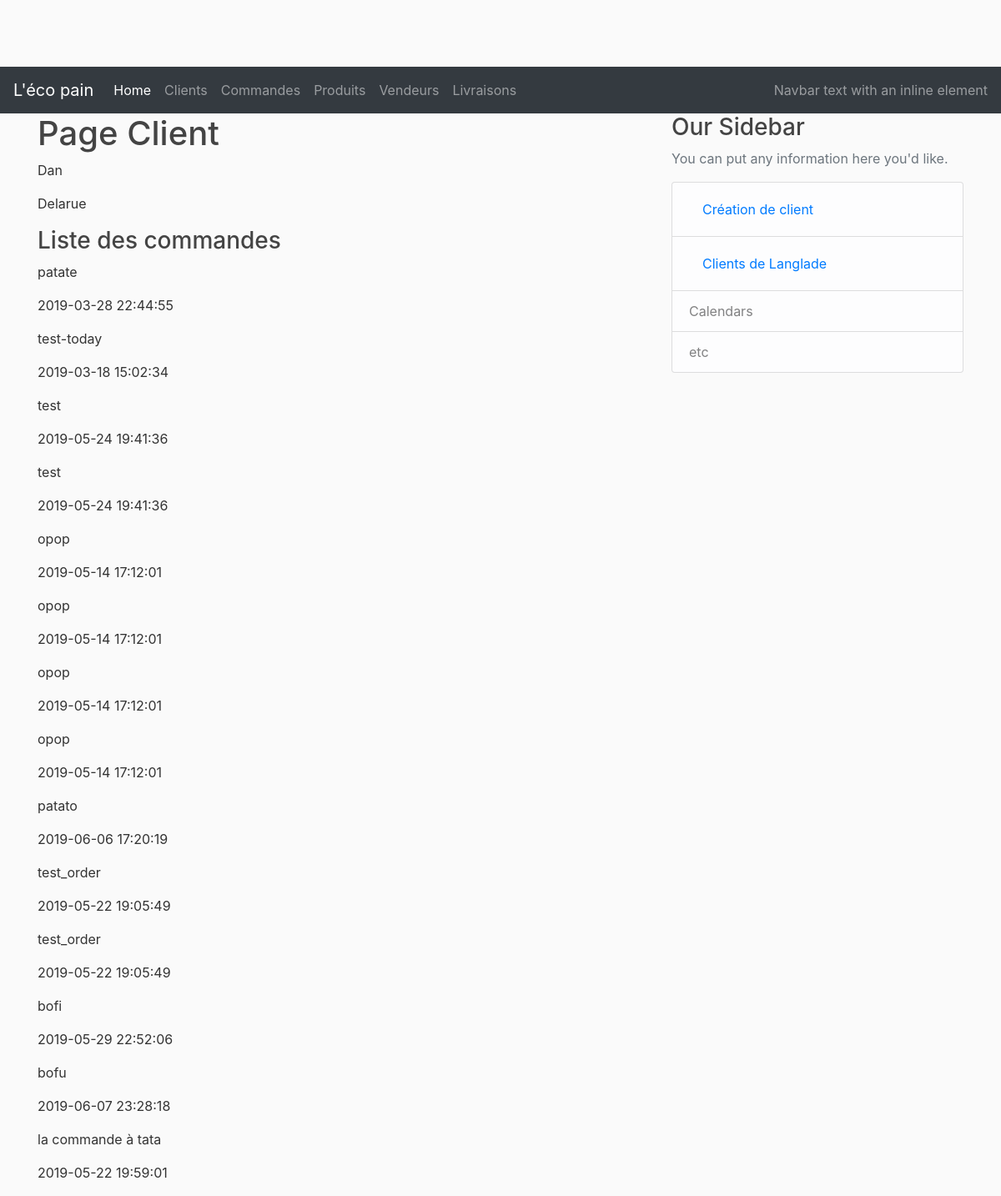
Before: /customers/5 with the older database file.
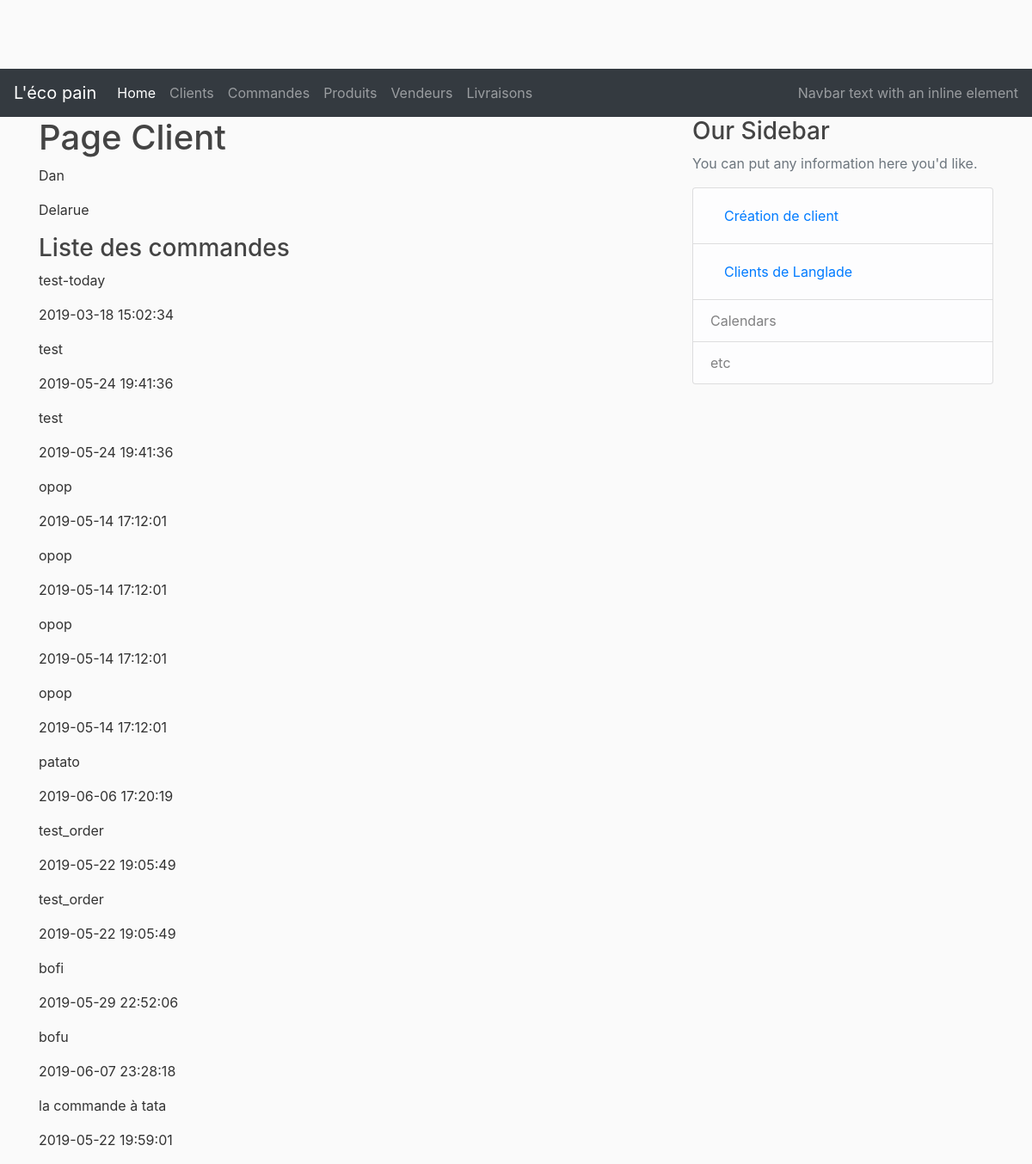
After: the same page with the newer database file.
### lecopain/dao/models.py (models this page shows, shortened)
class CustomerOrder(db.Model)   :
    __tablename__               = 'customer_orders'
    id                          = db.Column(db.Integer, primary_key                             = True)
    title                       = db.Column(db.String(50), nullable                             = False)
    created_at                  = db.Column(db.DateTime, nullable                               = False, default = datetime.utcnow)
    customer_id                 = db.Column(db.Integer, db.ForeignKey('customers.id'), nullable = False)
    status                      = db.Column(db.String(20), nullable                             = False)
    vendorOrders                = db.relationship('VendorOrder', backref = 'customerOrder', lazy = True)
    delivery                    = db.relationship('Delivery', uselist=False)
    delivery_dt                 = db.Column(db.DateTime)
    payement_status             = db.Column(db.String(20), nullable                             = False)

### lecopain/controllers/customer_controller.py (the view)
@customer_page.route("/customers/<int:customer_id>")
def customer(customer_id):
    customer = Customer.query.get_or_404(customer_id)
    return render_template('/customers/customer.html', customer=customer)

### lecopain/templates/customers/customer.html
{% extends "layout.html" %}
{% block content %}
    <h1>Page Client</h1>
    <div class="content-section">
        <p>{{customer.firstname}}</p>
        <p>{{customer.lastname}}</p>
    </div>
    <div>
        <h3>Liste des commandes</h3>
    </div>
    <div class="content-section">
        {% for order in customer.orders %}
            <p>{{order.title}}</p>
            <p>{{order.delivery_dt}}</p>
        {% endfor %}
    </div>
{% endblock %}
{% block right_menu %}
<div class="content-section">
    <h3>Our Sidebar</h3>
    <p class='text-muted'>You can put any information here you'd like.
        <ul class="list-group">
        <li class="list-group-item list-group-item-light">
                <a class="nav-link" href="/customers/new">Création de client</a></li>
        <li class="list-group-item list-group-item-light">
                <a class="nav-link" href="/customers/city/Langlade">Clients de Langlade</a></li>
        <li class="list-group-item list-group-item-light">Calendars</li>
        <li class="list-group-item list-group-item-light">etc</li>
        </ul>
    </p>
</div>
{% endblock %}

Changed rows visible on the page:
removed CustomerOrder: title "patate", delivery_dt "2019-03-28 22:44:55"
